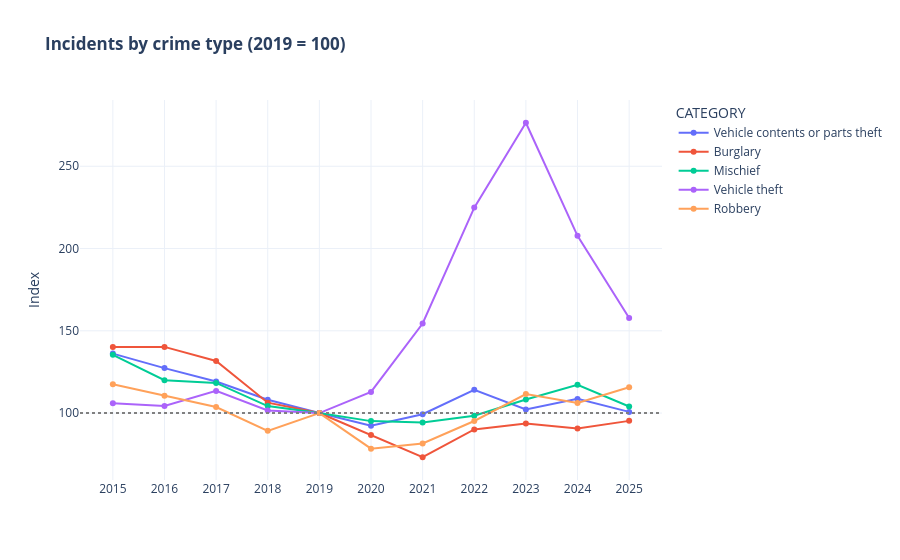

The notebook cell this image was saved under:
### Markdown cell above
## 1. Where is each crime type compared with 2019?
Raw counts hide the story because the categories have very different sizes. I rescale every category so that **2019 = 100**: a value of 130 means 30% more incidents than in 2019. Offenses causing death are left out of this chart (about 30 per year, too few for percentages) and are reported in the table below.

### Code cell
index = index_to_baseline(yearly[MAIN_CATEGORIES], BASE_YEAR)
long_index = index.reset_index().melt(id_vars="YEAR", var_name="CATEGORY", value_name="INDEX")

fig = px.line(long_index, x="YEAR", y="INDEX", color="CATEGORY", markers=True,
              title="<b>Incidents by crime type (2019 = 100)</b>")
fig.add_hline(y=100, line_dash="dot", line_color="grey")
fig.update_xaxes(dtick=1, title=None)
fig.update_yaxes(title="Index")
fig.show()

### Figure 1 — Plotly figure (JSON) as saved in the notebook; plotly's stock layout.template omitted (floating-point values rounded to 4 significant figures)
{"data": [{"hovertemplate": "CATEGORY=Vehicle contents or parts theft<br>YEAR=%{x}<br>INDEX=%{y}<extra></extra>", "legendgroup": "Vehicle contents or parts theft", "line": {"color": "#636efa", "dash": "solid"}, "marker": {"symbol": "circle"}, "mode": "lines+markers", "name": "Vehicle contents or parts theft", "orientation": "v", "showlegend": true, "type": "scatter", "x": [2015, 2016, 2017, 2018, 2019, 2020, 2021, 2022, 2023, 2024, 2025], "xaxis": "x", "y": [136.1, 127.3, 119.2, 108.1, 100.0, 92.33, 99.3, 114.1, 102.2, 108.6, 100.7], "yaxis": "y"}, {"hovertemplate": "CATEGORY=Burglary<br>YEAR=%{x}<br>INDEX=%{y}<extra></extra>", "legendgroup": "Burglary", "line": {"color": "#EF553B", "dash": "solid"}, "marker": {"symbol": "circle"}, "mode": "lines+markers", "name": "Burglary", "orientation": "v", "showlegend": true, "type": "scatter", "x": [2015, 2016, 2017, 2018, 2019, 2020, 2021, 2022, 2023, 2024, 2025], "xaxis": "x", "y": [140.2, 140.2, 131.6, 106.3, 100.0, 86.69, 73.15, 90.05, 93.62, 90.63, 95.26], "yaxis": "y"}, {"hovertemplate": "CATEGORY=Mischief<br>YEAR=%{x}<br>INDEX=%{y}<extra></extra>", "legendgroup": "Mischief", "line": {"color": "#00cc96", "dash": "solid"}, "marker": {"symbol": "circle"}, "mode": "lines+markers", "name": "Mischief", "orientation": "v", "showlegend": true, "type": "scatter", "x": [2015, 2016, 2017, 2018, 2019, 2020, 2021, 2022, 2023, 2024, 2025], "xaxis": "x", "y": [135.4, 120.0, 118.3, 104.2, 100.0, 95.11, 94.31, 98.36, 108.3, 117.2, 104.0], "yaxis": "y"}, {"hovertemplate": "CATEGORY=Vehicle theft<br>YEAR=%{x}<br>INDEX=%{y}<extra></extra>", "legendgroup": "Vehicle theft", "line": {"color": "#ab63fa", "dash": "solid"}, "marker": {"symbol": "circle"}, "mode": "lines+markers", "name": "Vehicle theft", "orientation": "v", "showlegend": true, "type": "scatter", "x": [2015, 2016, 2017, 2018, 2019, 2020, 2021, 2022, 2023, 2024, 2025], "xaxis": "x", "y": [105.9, 104.4, 113.5, 101.6, 100.0, 112.9, 154.4, 224.9, 276.5, 207.7, 157.8], "yaxis": "y"}, {"hovertemplate": "CATEGORY=Robbery<br>YEAR=%{x}<br>INDEX=%{y}<extra></extra>", "legendgroup": "Robbery", "line": {"color": "#FFA15A", "dash": "solid"}, "marker": {"symbol": "circle"}, "mode": "lines+markers", "name": "Robbery", "orientation": "v", "showlegend": true, "type": "scatter", "x": [2015, 2016, 2017, 2018, 2019, 2020, 2021, 2022, 2023, 2024, 2025], "xaxis": "x", "y": [117.5, 110.6, 103.7, 89.19, 100.0, 78.38, 81.57, 95.18, 111.6, 106.1, 115.7], "yaxis": "y"}], "layout": {"legend": {"title": {"text": "CATEGORY"}, "tracegroupgap": 0}, "shapes": [{"line": {"color": "grey", "dash": "dot"}, "type": "line", "x0": 0, "x1": 1, "xref": "x domain", "y0": 100, "y1": 100, "yref": "y"}], "title": {"text": "<b>Incidents by crime type (2019 = 100)</b>"}, "xaxis": {"anchor": "y", "domain": [0, 1], "dtick": 1, "title": {}}, "yaxis": {"anchor": "x", "domain": [0, 1], "title": {"text": "Index"}}}}
